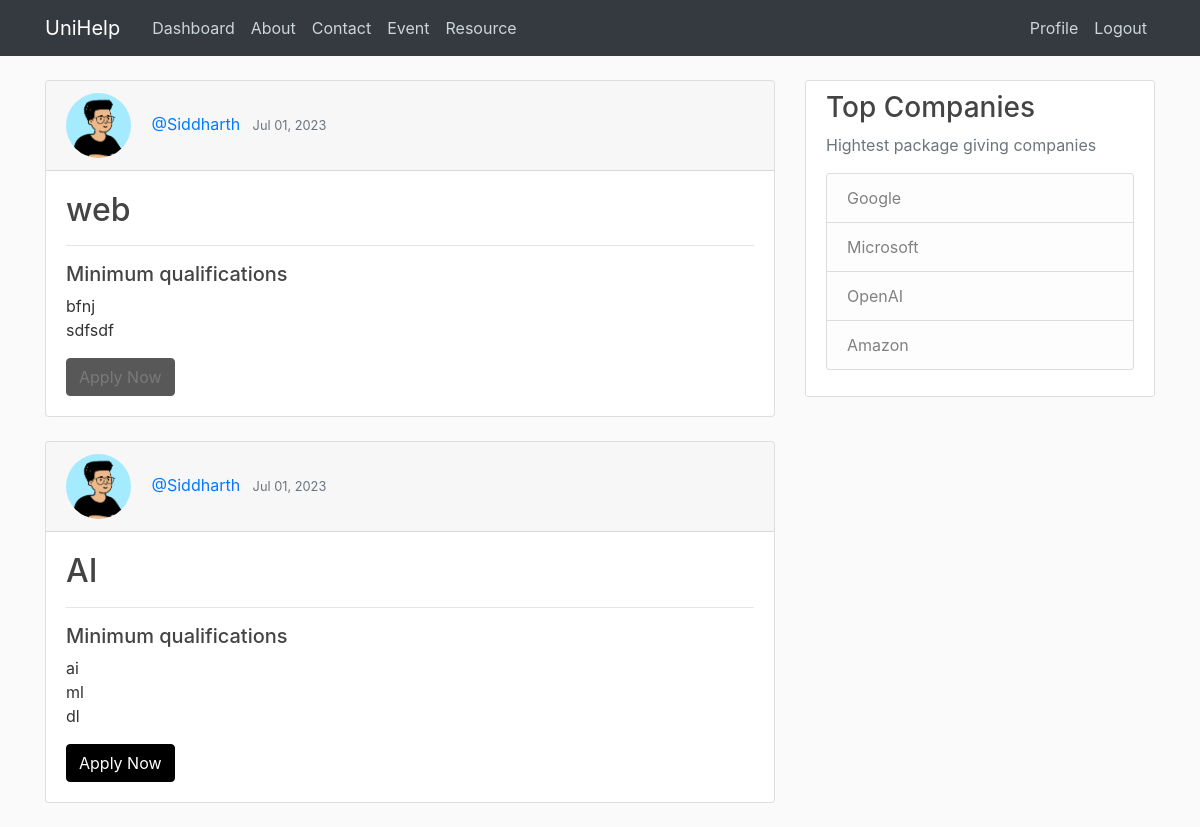
Screenshot of /home/ (signed in) with the database file from the repository.
### blog/models.py (models this page shows, shortened)
class Post(models.Model):
    title = models.CharField(max_length=100)
    content = models.TextField()
    date_posted = models.DateTimeField(default=timezone.now)
    author = models.ForeignKey(User, on_delete=models.CASCADE)
    unique_number = models.IntegerField(unique=True, null=True)

### users/models.py (models this page shows, shortened)
class Profile(models.Model):
    user = models.OneToOneField(User, on_delete=models.CASCADE)
    role = models.CharField(max_length=10, default='Alumni')
    image = models.ImageField(default='default.png', upload_to='profile_pics')
    has_submitted_form = models.ManyToManyField('blog.Post', blank=True)  # Import Post model from your app

### blog/views.py (the view)
# urls.py: path('home/', PostListView.as_view(), name='blog-home'),
class PostListView(LoginRequiredMixin, ListView):
    model = Post
    template_name = 'blog/home.html' # <app>/<model>_<viewtype>.html
    context_object_name = 'posts'
    ordering = ['-date_posted']
    paginate_by = 6
    def get_context_data(self, **kwargs):
        context = super().get_context_data(**kwargs)
        if self.request.user.is_authenticated and self.request.user.profile.role == 'Student':
            submitted_posts = AppliedSubmission.objects.filter(author=self.request.user).values_list('post_id', flat=True)
            context['submitted_posts'] = submitted_posts
        return context

### blog/templates/blog/home.html (shortened to what this page needs)
{% extends "blog/base.html" %}
{% block content %}
<div>
    {% for post in posts %}
    <div class="card text-left">
        <div class="card-header">
            <img class="rounded-circle article-img" src="{{ post.author.profile.image.url }}">
            <a class="mr-2" href="{% url 'user-posts' post.author.username %}">@{{ post.author }}</a>
            <small class="text-muted">{{ post.date_posted|date:"M d, Y" }}</small>
        </div>
        <div class="card-body">
            <h2><a class="article-title" href="{% url 'post-detail' post.id %}">{{ post.title }}</a></h2>
            <hr>
            <h5>Minimum qualifications</h5>
            <p class="article-content">{{ post.content }}</p>
            {% if user.is_authenticated and user.profile.role == 'Student' %}
            {% if post.id in submitted_posts %}
            <a class="btn btn-primary custom-btn disabled">Apply Now</a>
            {% else %}
            <a href="{% url 'apply-form' post.id %}" class="btn btn-primary custom-btn">Apply Now</a>
            {% endif %}
            {% endif %}
        </div>
    </div>
    {% endfor %}
</div>
{% endblock content %}
{% block palate %}
<div class="content-section">
    <h3>Top Companies</h3>
    <p class='text-muted'>Hightest package giving companies
    <ul class="list-group">
        <li class="list-group-item list-group-item-light">Google</li>
        <li class="list-group-item list-group-item-light">Microsoft</li>
        <li class="list-group-item list-group-item-light">OpenAI</li>
        <li class="list-group-item list-group-item-light">Amazon</li>
    </ul>
    </p>
</div>
{% endblock palate %}

### blog/templates/blog/base.html (shortened to what this page needs)
{% load static %}
<!DOCTYPE html>
<html lang="en">
<head>
    <link rel="stylesheet" href="https://cdn.jsdelivr.net/npm/bootstrap@4.0.0/dist/css/bootstrap.min.css"
>
    <link rel="stylesheet" type="text/css" href="{% static 'blog/main.css' %}">
</head>
<body>
    <header class="site-header">
        <nav class="navbar navbar-expand-md navbar-dark bg-dark fixed-top">
            <div class="container">
                <a class="navbar-brand mr-4" href="{% url 'solutionFinder' %}">UniHelp</a>
                <div class="collapse navbar-collapse" id="navbarToggle">
                    <div class="navbar-nav mr-auto">
                        <a class="nav-item nav-link" href="{% url 'blog-home' %}">Dashboard</a>
                        <a class="nav-item nav-link" href="{% url 'blog-about' %}">About</a>
                        <a class="nav-item nav-link" href="{% url 'contact-form' %}">Contact</a>
                        <a class="nav-item nav-link" href="{% url 'event' %}">Event</a>
                        <a class="nav-item nav-link" href="{% url 'resource' %}">Resource</a>
                    </div>
                    <div class="navbar-nav">
                        {% if user.is_authenticated and user.profile.role == 'Alumni' %}
                        <a class="nav-item nav-link nav-hover" href="{% url 'post-create' %}">New Post</a>
                        <a class="nav-item nav-link" href="{% url 'profile' %}">Profile</a>
                        <a class="nav-item nav-link" href="{% url 'logout' %}">Logout</a>
                        {% elif user.is_authenticated and user.profile.role == 'Student' %}
                        <a class="nav-item nav-link" href="{% url 'profile' %}">Profile</a>
                        <a class="nav-item nav-link" href="{% url 'logout' %}">Logout</a>
                        {% else %}
                        <a class="nav-item nav-link" href="{% url 'login' %}">Login</a>
                        <a class="nav-item nav-link" href="{% url 'register' %}">Register</a>
                        {% endif %}
                    </div>
                </div>
            </div>
        </nav>
    </header>
    <main role="main" class="container">
        <div class="row">
            <div class="col-md-8">
                {% block content %}{% endblock %}
            </div>
            <div class="col-md-4">
                {% block palate %}{% endblock %}
            </div>
        </div>
    </main>
</body>
</html>

### blog/static/blog/main.css (style rules this page uses)
body { background: #fafafa; color: #333333; margin-top: 5rem; }
h1, h2, h3, h4, h5, h6 { color: #444444; }
ul { margin: 0; }
.site-header .navbar-nav .nav-link { color: #cbd5db; }
.content-section { background: #ffffff; padding: 10px 20px; border: 1px solid #dddddd; border-radius: 3px; margin-bottom: 20px; }
.article-title { color: #444444; }
.article-content { white-space: pre-line; }
.article-img { height: 65px; width: 65px; margin-right: 16px; }

### blog/templates/blog/base.html (style rules this page uses)
.btn-primary.custom-btn { background-color: #000; border-color: #000; }

### rows the page displays
Post: author.profile.image (picture), author "Siddharth", date_posted "Jul 01, 2023", title "web", content "bfnj sdfsdf"
Post: author.profile.image (picture), author "Siddharth", date_posted "Jul 01, 2023", title "AI", content "ai ml dl"
